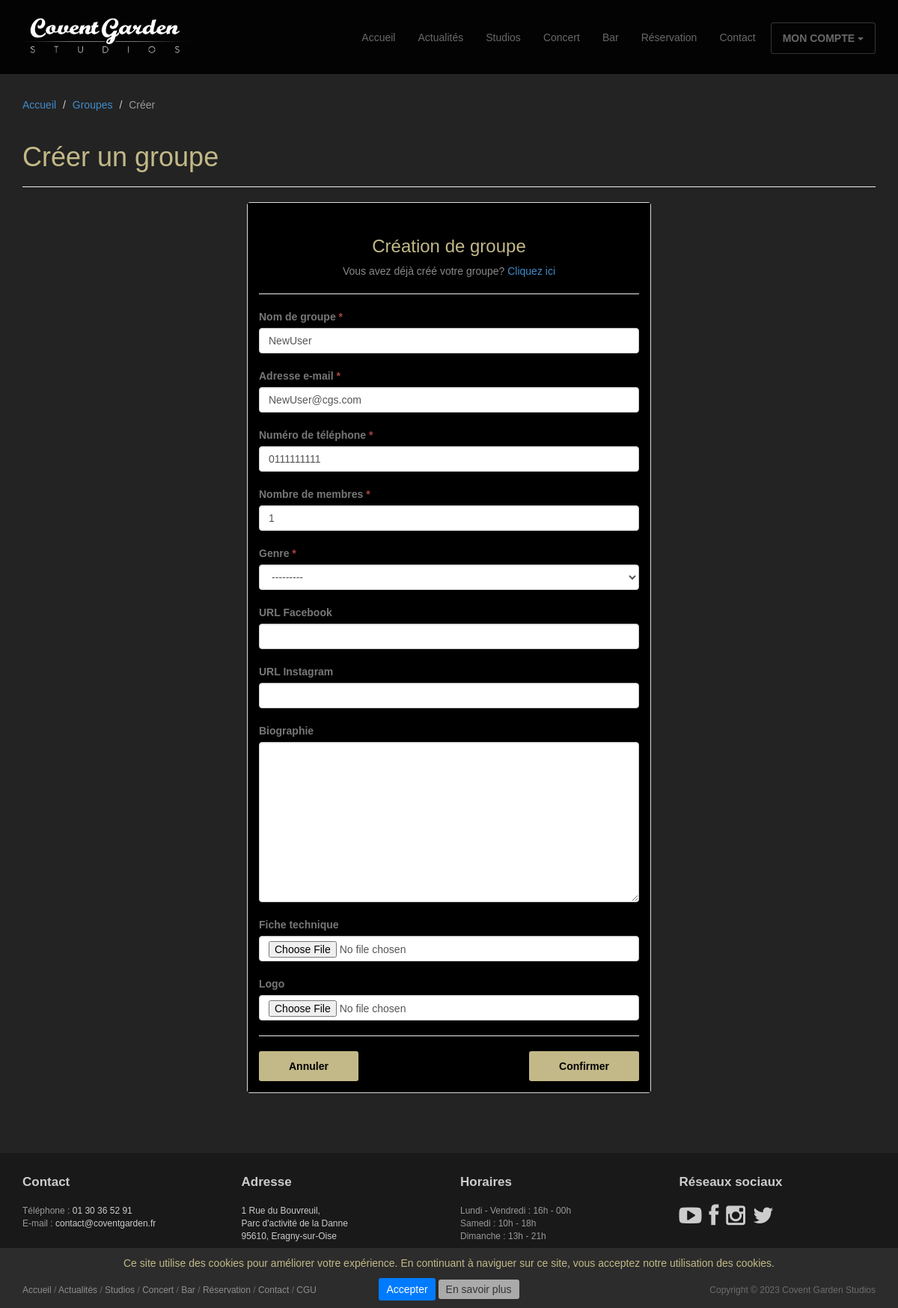
/compte/mes_groupes/ajouter/ (signed in), run on an earlier commit of the app's database.
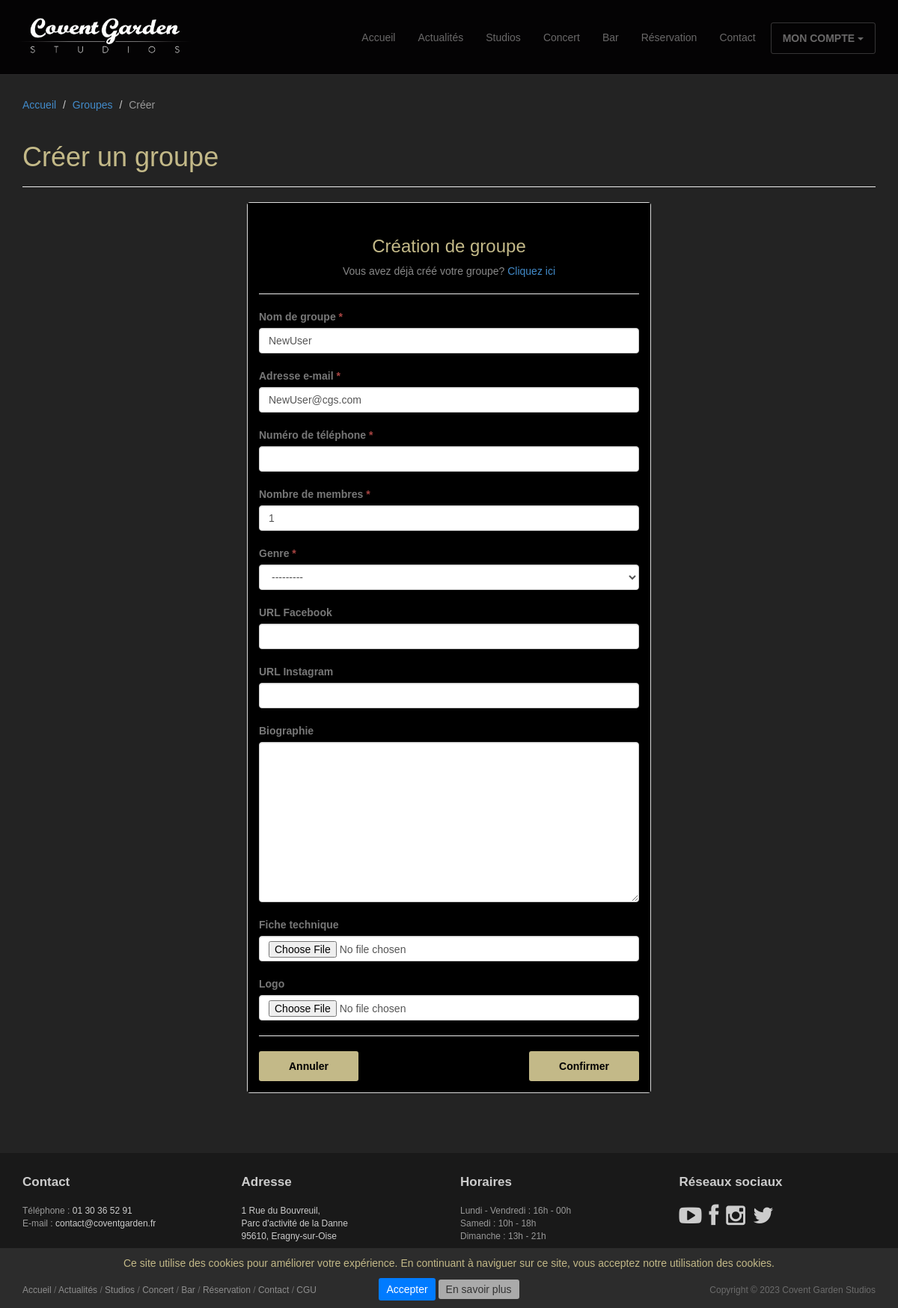
And on a later commit of the database.
### studios/models.py (models this page shows, shortened)
class CustomUser(AbstractUser):
    username = MODEL_USERNAME
    email = MODEL_EMAIL
    last_name = MODEL_LAST_NAME
    first_name = MODEL_FIRST_NAME
    phone = MODEL_PHONE
    password = MODEL_PASSWORD
    password_confirm = MODEL_PASSWORD_CONFIRM

### studios/views.py (the view, shortened to what this page needs)
# urls.py: path('compte/mes_groupes/ajouter/', views.GroupCreateView.as_view(), name='groups_create'),
class GroupCreateView(LoginRequiredMixin, View):
    redirect_field_name = ''
    form_class = CustomGroupForm
    template_name = "groups/groups_create.html"
    context = {
        "title": "Créer un groupe",
        "breadcrumb": [
            {"view": "home", "name": "Accueil"},
            {"view": "groups_detail", "name": "Groupes"},
            {"view": None, "name": "Créer"}]
    }
    def get(self, request):
        initial = {
            "name": self.request.user.username,
            "email": self.request.user.email,
            "phone": self.request.user.phone
        }
        self.context["form"] = self.form_class(initial=initial)
        return render(request, self.template_name, self.context)

### studios/forms.py (shortened to what this page needs)
class CustomGroupForm(forms.ModelForm):
    class Meta:
        model = CustomGroup
        fields = '__all__'
        exclude = ('user', 'validated')
    def __init__(self, *args, **kwargs):
        super().__init__(*args, **kwargs)
        for visible in self.visible_fields():
            visible.field.widget.attrs['class'] = 'form-control'

### studios/templates/groups/groups_create.html (shortened to what this page needs)
{% extends 'base/base.html' %}
{% load static %}
{% block header %}
<header id="head" class="secondary"></header>
{% endblock %}
{% block page_header %}
<header class="page-header">
	<h1 class="page-title">{{title}}</h1>
</header>
{% endblock %}
{% block content %}
<form method="post" enctype="multipart/form-data">
	<div class="col-md-6 col-md-offset-3 col-sm-8 col-sm-offset-2">
		<div class="panel panel-default">
			<div class="panel-body">
				<h3 class="thin text-center">Création de groupe</h3>
				<p class="text-center text-muted">Vous avez déjà créé votre groupe? <a href="{% url 'groups_detail' %}">Cliquez ici</a></p>
				<hr>
				{% include "base/base_form.html" %}
				<hr>
				<div class="row">
					<div class="col-lg-6 text-left">
						<form>
							<button class="btn btn-action" type="button" onclick="window.location.href='{% url 'groups_detail' %}'">Annuler</button>
						</form>
					</div>
					<div class="col-lg-6 text-right">
						<button class="btn btn-action" type="submit">Confirmer</button>
					</div>
				</div>
			</div>
		</div>
	</div>
</form>
{% endblock %}

### studios/templates/base/base_form.html (shortened to what this page needs)
{% for field in form %}
	<div class="top-margin">
		<label for="{{ field.id_for_label }}">
			{{ field.label }}
			{% if field.field.required %}<span class="text-danger">*</span>{% endif %}
		</label>
		{{ field }}
	</div>
{% endfor %}

What changed in the data, as far as the page shows it:
changed CustomUser "NewUser@cgs.com": phone "0111111111" → (not shown)
